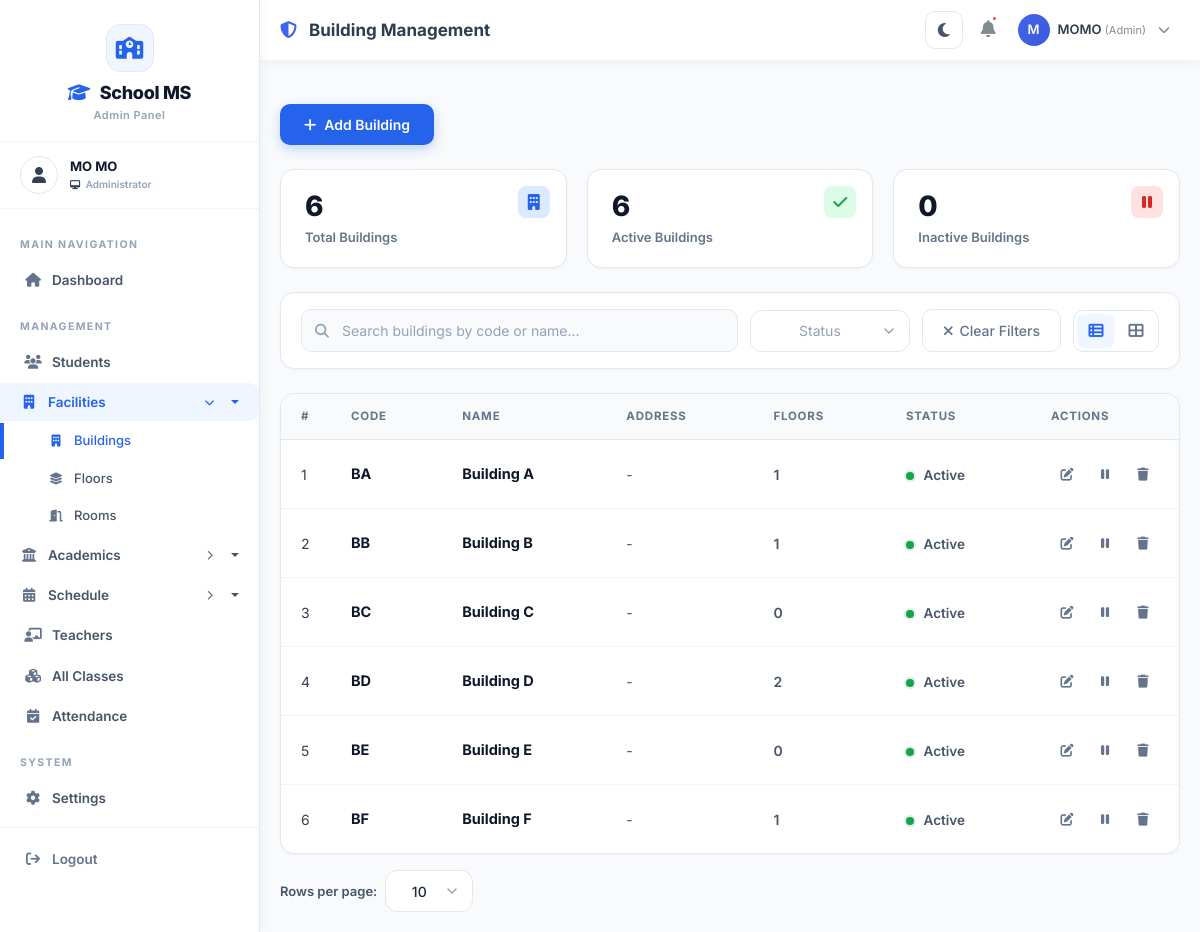
The app's page /classes/buildings/ (signed in) with its own data.
### accounts/models.py (models this page shows, shortened)
class User(AbstractUser):
    ROLE_CHOICES = [
        ('admin', 'Admin'),
        ('teacher', 'Teacher'),
        ('student', 'Student'),
    ]
    role = models.CharField(max_length=50, choices=ROLE_CHOICES, default='student')
    is_active = models.BooleanField(default=True)
    phone = models.CharField(max_length=15, blank=True, null=True)
    address = models.TextField(blank=True, null=True)
    profile_picture = models.ImageField(upload_to='profile_pics/', blank=True, null=True)
    date_joined = models.DateTimeField(auto_now_add=True)

### classes/models.py (models this page shows, shortened)
class Building(models.Model):
    name = models.CharField(max_length=100)
    code = models.CharField(max_length=20, unique=True)
    address = models.TextField(blank=True, null=True)
    description = models.TextField(blank=True, null=True)
    is_active = models.BooleanField(default=True)
    created_at = models.DateTimeField(auto_now_add=True)
    updated_at = models.DateTimeField(auto_now=True)
    class Meta:
        ordering = ['name']

### classes/views.py (the view, shortened to what this page needs)
# urls.py: path('buildings/', views.building_list, name='building_list'),
@login_required
@admin_required
def building_list(request):
    buildings = Building.objects.all()
    form = BuildingSearchForm(request.GET or None)
    per_page = request.GET.get('per_page', '10')
    try:
        per_page = int(per_page)
    except (TypeError, ValueError):
        per_page = 10
    if per_page not in (5, 10, 20):
        per_page = 10
    paginator = Paginator(buildings, per_page)
    page = request.GET.get('page')
    buildings_page = paginator.get_page(page)
    context = {
        'buildings': buildings_page,
        'per_page': per_page,
        'form': form,
        'total': Building.objects.count(),
        'active': Building.objects.filter(is_active=True).count(),
        'inactive': Building.objects.filter(is_active=False).count(),
    }
    return render(request, 'Backend/admin/facility/building_list.html', context)

### templates/Backend/admin/facility/building_list.html (shortened to what this page needs)
{% extends 'Backend/layouts/admin_layout.html' %}
{% load static %}
{% block page_title %}Building Management{% endblock %}
{% block content %}
<div class="page-header">
    <a href="{% url 'classes:building_add' %}" class="btn-add-class">
        <i class="fas fa-plus"></i> Add Building
    </a>
</div>
<div class="kpi-grid">
    <div class="kpi-card">
        <div class="kpi-badge blue">
            <i class="fas fa-building"></i>
        </div>
        <div class="kpi-number" id="totalCount">{{ total|default:0 }}</div>
        <div class="kpi-label">Total Buildings</div>
    </div>
    <div class="kpi-card">
        <div class="kpi-badge green">
            <i class="fas fa-check"></i>
        </div>
        <div class="kpi-number" id="activeCount">{{ active|default:0 }}</div>
        <div class="kpi-label">Active Buildings</div>
    </div>
    <div class="kpi-card">
        <div class="kpi-badge red">
            <i class="fas fa-pause"></i>
        </div>
        <div class="kpi-number" id="inactiveCount">{{ inactive|default:0 }}</div>
        <div class="kpi-label">Inactive Buildings</div>
    </div>
</div>
<div class="filter-bar">
    <div class="search-wrapper">
        <i class="fas fa-search"></i>
        <input type="text" class="search-input" id="searchInput" placeholder="Search buildings by code or name...">
    </div>
    <button class="btn-clear" id="clearFiltersBtn">
        <i class="fas fa-times"></i> Clear Filters
    </button>
    <div class="view-toggle" role="group" aria-label="View mode">
        <button type="button" class="toggle-btn active" id="viewTableBtn" title="Table View" data-bs-toggle="tooltip" aria-label="Table View">
            <i class="fas fa-table-list"></i>
        </button>
        <button type="button" class="toggle-btn" id="viewCardBtn" title="Card View" data-bs-toggle="tooltip" aria-label="Card View">
            <i class="fas fa-table-cells-large"></i>
        </button>
    </div>
</div>
<div class="view-host" id="viewHost" data-view="table">
<div class="table-container">
    <div class="table-responsive">
        <table class="data-table">
            <thead>
                <tr>
                    <th style="width: 50px;">#</th>
                    <th>Code</th>
                    <th>Name</th>
                    <th>Address</th>
                    <th>Floors</th>
                    <th>Status</th>
                    <th style="width: 120px;">Actions</th>
                </tr>
            </thead>
            <tbody id="tableBody">
                {% for building in buildings %}
                <tr class="building-row" data-code="{{ building.code|lower }}" data-name="{{ building.name|lower }}"
                    data-status="{% if building.is_active %}active{% else %}inactive{% endif %}">
                    <td>{{ forloop.counter }}</td>
                    <td>
                        <span class="row-title">{{ building.code }}</span>
                    </td>
                    <td>
                        <span class="row-title">{{ building.name }}</span>
                    </td>
                    <td>
                        <span style="color: #475569;">{{ building.address|truncatechars:30|default:"-" }}</span>
                    </td>
                    <td>
                        <span style="font-weight: 600; color: #475569;">{{ building.floors.count }}</span>
                    </td>
                    <td>
                        <span class="status-text">
                            <span class="status-dot {% if building.is_active %}active{% else %}inactive{% endif %}"></span>
                            {% if building.is_active %}Active{% else %}Inactive{% endif %}
                        </span>
                    </td>
                    <td>
                        <div class="action-icons">
                            <a href="{% url 'classes:building_edit' building.pk %}" class="action-icon edit" title="Edit" data-bs-toggle="tooltip">
                                <i class="fas fa-edit"></i>
                            </a>
                            <a href="{% url 'classes:building_toggle_status' building.pk %}" class="action-icon toggle" title="Toggle Status" data-bs-toggle="tooltip" onclick="return confirm('Are you sure?')">
                                <i class="fas {% if building.is_active %}fa-pause{% else %}fa-play{% endif %}"></i>
                            </a>
                            <a href="{% url 'classes:building_delete' building.pk %}" class="action-icon delete" title="Delete" data-bs-toggle="tooltip" onclick="return confirm('Are you sure you want to delete this building?')">
                                <i class="fas fa-trash"></i>
                            </a>
                        </div>
                    </td>
                </tr>
                {% endfor %}
            </tbody>
        </table>
    </div>
</div>
</div>
<div class="per-page-selector">
    <label for="perPageSelect">Rows per page:</label>
</div>
{% endblock %}

### templates/Backend/layouts/admin_layout.html (shortened to what this page needs)
{% load static %}
<!DOCTYPE html>
<html lang="en">
<head>
    <link href="https://cdn.jsdelivr.net/npm/bootstrap@5.3.0/dist/css/bootstrap.min.css" rel="stylesheet">
    <link rel="stylesheet" href="https://cdnjs.cloudflare.com/ajax/libs/font-awesome/6.4.0/css/all.min.css">
    <link rel="stylesheet" href="{% static 'css/theme.css' %}?v=20260714e">
</head>
<body>
    <div class="sidebar" id="sidebar">
        <div class="sidebar-brand">
            <div class="brand-icon">
                <i class="fas fa-school"></i>
            </div>
            <h3><i class="fas fa-graduation-cap"></i> School MS</h3>
            <small>Admin Panel</small>
        </div>
        <div class="sidebar-user">
            <div class="avatar">
                <i class="fas fa-user"></i>
            </div>
            <div class="user-info">
                <div class="name">{{ user.get_full_name|default:user.username }}</div>
                <div class="role"><i class="fas fa-desktop"></i> Administrator</div>
            </div>
        </div>
        <div class="sidebar-menu-wrapper">
            <ul class="sidebar-menu">
                <li class="menu-header">MAIN NAVIGATION</li>
                <li>
                    <a href="{% url 'accounts:dashboard' %}"
                        class="menu-link {% if request.resolver_match.url_name == 'dashboard' %}active{% endif %}">
                        <i class="fas fa-home"></i> Dashboard
                    </a>
                </li>
                <li class="menu-header">MANAGEMENT</li>
                <li>
                    <a href="{% url 'students:student_list' %}"
                        class="menu-link {% if request.resolver_match.url_name == 'student_list' %}active{% endif %}">
                        <i class="fas fa-users"></i> Students
                    </a>
                </li>
                <li>
                    <button class="dropdown-toggle {% if request.resolver_match.url_name|slice:":9" == "building_" or request.resolver_match.url_name|slice:":6" == "floor_" or request.resolver_match.url_name|slice:":5" == "room_" %}active{% endif %}"
                        data-arrow-closed="fa-chevron-right" data-arrow-open="fa-chevron-down"
                        onclick="toggleDropdown(this)">
                        <i class="fas fa-building"></i> Facilities
                        <span class="arrow"><i class="fas fa-chevron-right arrow-icon"></i></span>
                    </button>
                    <ul class="dropdown-menu-custom {% if request.resolver_match.url_name|slice:":9" == "building_" or request.resolver_match.url_name|slice:":6" == "floor_" or request.resolver_match.url_name|slice:":5" == "room_" %}show{% endif %}">
                        <li>
                            <a href="{% url 'classes:building_list' %}"
                                class="{% if request.resolver_match.url_name == 'building_list' %}active{% endif %}">
                                <i class="fas fa-building"></i> Buildings
                            </a>
                        </li>
                        <li>
                            <a href="{% url 'classes:floor_list' %}"
                                class="{% if request.resolver_match.url_name == 'floor_list' %}active{% endif %}">
                                <i class="fas fa-layer-group"></i> Floors
                            </a>
                        </li>
                        <li>
                            <a href="{% url 'classes:room_list' %}"
                                class="{% if request.resolver_match.url_name == 'room_list' %}active{% endif %}">
                                <i class="fas fa-door-open"></i> Rooms
                            </a>
                        </li>
                    </ul>
                </li>
                <li>
                    <button class="dropdown-toggle "
                        data-arrow-closed="fa-chevron-right" data-arrow-open="fa-chevron-down"
                        onclick="toggleDropdown(this)">
                        <i class="fas fa-university"></i> Academics
                        <span class="arrow"><i class="fas fa-chevron-right arrow-icon"></i></span>
                    </button>
                </li>
                <li>
                    <button class="dropdown-toggle {% if request.resolver_match.url_name|slice:":5" == "term_" or request.resolver_match.url_name|slice:":9" == "timeslot_" %}active{% endif %}"
                        data-arrow-closed="fa-chevron-right" data-arrow-open="fa-chevron-down"
                        onclick="toggleDropdown(this)">
                        <i class="fas fa-calendar-alt"></i> Schedule
                        <span class="arrow"><i class="fas fa-chevron-right arrow-icon"></i></span>
                    </button>
                </li>
                <li>
                    <a href="{% url 'teachers:teacher_list' %}"
                        class="menu-link {% if request.resolver_match.url_name|slice:":8" == "teacher_" %}active{% endif %}">
                        <i class="fas fa-chalkboard-teacher"></i> Teachers
                    </a>
                </li>
                <li>
                    <a href="{% url 'classes:class_list' %}"
                        class="menu-link {% if request.resolver_match.url_name == 'class_list' %}active{% endif %}">
                        <i class="fas fa-cubes"></i> All Classes
                    </a>
                </li>
                <li>
                    <a href="{% url 'attendance:admin_attendance_list' %}"
                        class="menu-link {% if request.resolver_match.url_name|slice:":10" == "attendance_" %}active{% endif %}">
                        <i class="fas fa-calendar-check"></i> Attendance
                    </a>
                </li>
                <li class="menu-header">SYSTEM</li>
                <li>
                    <a href="{% url 'accounts:settings' %}" class="menu-link {% if request.resolver_match.url_name == 'settings' %}active{% endif %}">
                        <i class="fas fa-gear"></i> Settings
                    </a>
                </li>
                <li class="logout-section">
                    <a href="{% url 'accounts:logout' %}" class="menu-link">
                        <i class="fas fa-arrow-right-from-bracket"></i> Logout
                    </a>
                </li>
            </ul>
        </div>
    </div>
    <div class="main-content" id="mainContent">
        <div class="top-nav">
            <div class="left-section">
                <h4 class="page-title">
                    <i class="fas fa-shield-alt me-2" style="color: #4263eb;"></i>
                    {% block page_title %}Admin Dashboard{% endblock %}
                </h4>
            </div>
            <div class="right-section">
                <button id="themeToggle" class="theme-toggle-btn" type="button" data-bs-toggle="tooltip" title="Toggle dark / light theme">
                    <i class="fas fa-moon"></i>
                </button>
                <button class="notification-btn" data-bs-toggle="tooltip" title="Notifications">
                    <i class="fas fa-bell"></i>
                    <span class="badge-dot"></span>
                </button>
                <div class="dropdown user-dropdown">
                    <a class="user-info-display" data-bs-toggle="dropdown" aria-expanded="false">
                        <div class="user-avatar">
                            {{ user.username|make_list|first|upper }}
                        </div>
                        <div class="user-name">
                            {{ user.username }}
                            <small>(Admin)</small>
                        </div>
                        <i class="fas fa-chevron-down ms-1" style="font-size: 12px; color: #7f8c8d;"></i>
                    </a>
                </div>
            </div>
        </div>
        <div class="content-area">
            {% block content %}{% endblock %}
        </div>
    </div>
</body>
</html>

### records on screen
User: get_full_name "MO MO", username|make_list "M", username "MOMO"
Building: code "BA", name "Building A", address "-", floors.count "1", is_active True (drawn)
Building: code "BB", name "Building B", address "-", floors.count "1", is_active True (drawn)
Building: code "BC", name "Building C", address "-", floors.count "0", is_active True (drawn)
Building: code "BD", name "Building D", address "-", floors.count "2", is_active True (drawn)
Building: code "BE", name "Building E", address "-", floors.count "0", is_active True (drawn)
Building: code "BF", name "Building F", address "-", floors.count "1", is_active True (drawn)

### other values on screen
{{ total|default:0 }} "6"
{{ active|default:0 }} "6"
{{ inactive|default:0 }} "0"
